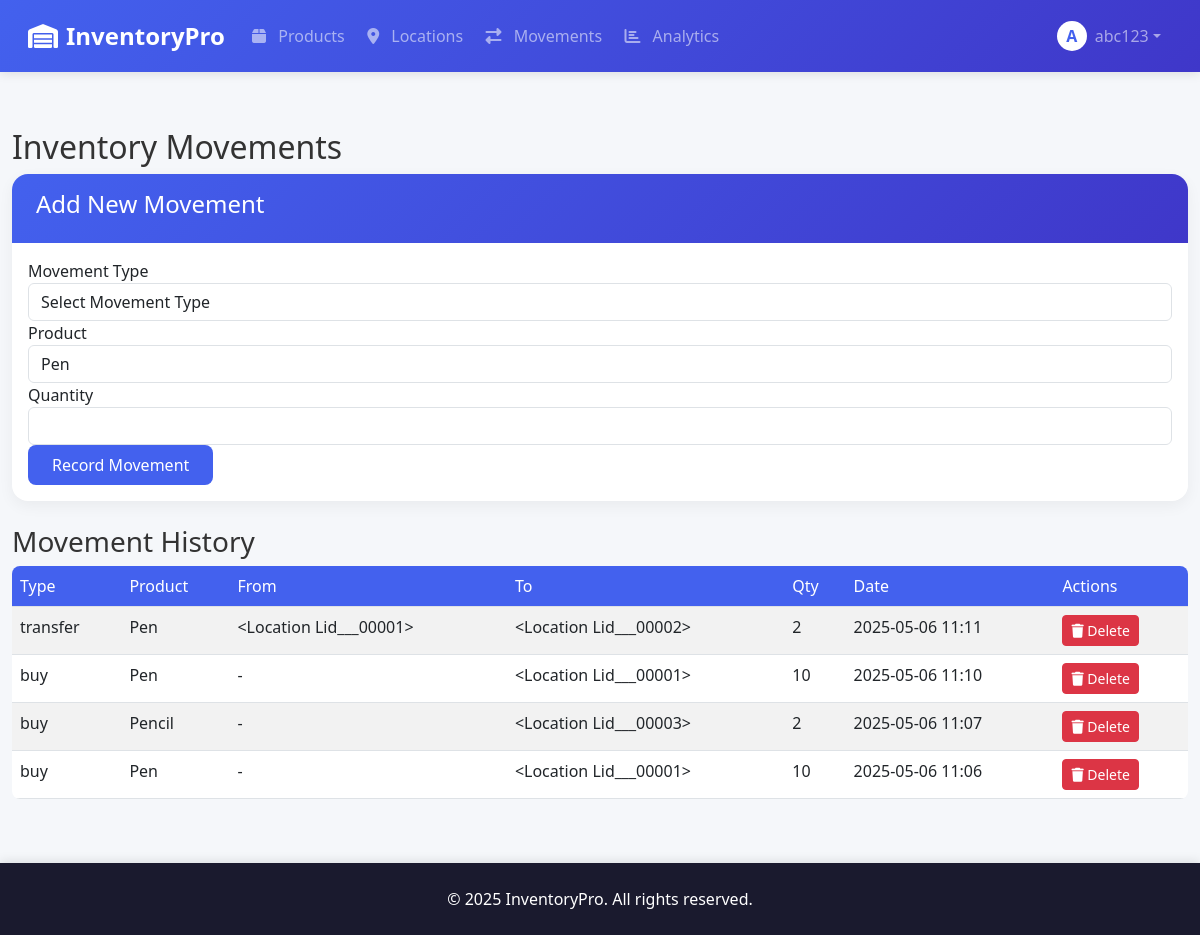
The page /movements (signed in) on the database its author committed.
### app.py (models this page shows, shortened)
class User(UserMixin, db.Model):
    id = db.Column(db.Integer, primary_key=True)
    username = db.Column(db.String(50), unique=True, nullable=False)
    password_hash = db.Column(db.String(128))
    is_admin = db.Column(db.Boolean, default=False)
    created_at = db.Column(db.DateTime, default=datetime.utcnow)

class ProductMovement(db.Model):
    movement_id = db.Column(db.String(50), primary_key=True)
    product_id = db.Column(db.String(50), db.ForeignKey('product.product_id'))
    from_location_id = db.Column(db.String(50), db.ForeignKey('location.location_id'))
    to_location_id = db.Column(db.String(50), db.ForeignKey('location.location_id'))
    qty = db.Column(db.Integer, nullable=False)
    date = db.Column(db.DateTime, default=datetime.utcnow)
    product = db.relationship('Product', backref=db.backref('product_movements', lazy=True))
    from_location = db.relationship('Location', foreign_keys=[from_location_id], backref=db.backref('from_movements', lazy=True))
    to_location = db.relationship('Location', foreign_keys=[to_location_id], backref=db.backref('to_movements', lazy=True))

class Product(db.Model):
    product_id = db.Column(db.String(50), primary_key=True)
    name = db.Column(db.String(100), nullable=False)
    quantity = db.Column(db.Integer, default=0)
    price = db.Column(db.Float, default=0.0)

class BuyMovement(db.Model):
    movement_id = db.Column(db.String(50), primary_key=True)
    product_id = db.Column(db.String(50), db.ForeignKey('product.product_id'))
    to_location_id = db.Column(db.String(50), db.ForeignKey('location.location_id'))
    movement_qty = db.Column(db.Integer, nullable=False)
    price = db.Column(db.Float, nullable=False)
    date = db.Column(db.DateTime, default=datetime.utcnow)
    product = db.relationship('Product', backref=db.backref('buy_movements', lazy=True))
    to_location = db.relationship('Location', backref=db.backref('buy_movements', lazy=True))

### app.py (the view, shortened to what this page needs)
@app.route('/movements', methods=['GET', 'POST'])
@login_required
def movements():
    transfers = ProductMovement.query.all()
    buys = BuyMovement.query.all()
    sales = SaleMovement.query.all()
    all_movements = []
    all_movements.extend([('transfer', m) for m in transfers])
    all_movements.extend([('buy', m) for m in buys])
    all_movements.extend([('sale', m) for m in sales])
    all_movements.sort(key=lambda x: x[1].date, reverse=True)
    return render_template('movements.html',
                           movements=all_movements,
                           products=Product.query.all(),
                           locations=Location.query.all())

### app.py (called while the page is built)
@login_manager.user_loader
def load_user(user_id):
    return User.query.get(int(user_id))

### templates/movements.html (shortened to what this page needs)
{% extends "base.html" %}
{% block content %}
<div class="container mt-4">
    <h2>Inventory Movements</h2>
    <div class="card mb-4">
        <div class="card-header">
            <h4>Add New Movement</h4>
        </div>
        <div class="card-body">
            <form method="POST" action="{{ url_for('movements') }}">
                <div class="form-group">
                    <label for="movement_type">Movement Type</label>
                    <select name="movement_type" id="movement_type" class="form-control" required
                            onchange="updateFormFields()">
                        <option value="">Select Movement Type</option>
                    </select>
                </div>
                <div class="form-group">
                    <label for="product_id">Product</label>
                    <select name="product_id" id="product_id" class="form-control" required>
                        {% for product in products %}
                            <option value="{{ product.product_id }}">{{ product.name }}</option>
                        {% endfor %}
                    </select>
                </div>
                <div class="form-group">
                    <label for="qty">Quantity</label>
                    <input type="number" name="qty" id="qty" class="form-control" required min="1">
                </div>
                <button type="submit" class="btn btn-primary">Record Movement</button>
            </form>
        </div>
    </div>
    <h3 class="mt-4">Movement History</h3>
    <table class="table table-striped">
        <thead>
            <tr>
                <th>Type</th>
                <th>Product</th>
                <th>From</th>
                <th>To</th>
                <th>Qty</th>
                <th>Date</th>
                <th>Actions</th>
            </tr>
        </thead>
        <tbody>
            {% for movement_type, movement in movements %}
            <tr>
                <td>{{ movement_type }}</td>
                <td>{{ movement.product.name }}</td>
                <td>
                    {% if movement_type == 'transfer' or movement_type == 'sale' %}
                        {{ movement.from_loc.name if movement.from_loc else movement.from_location }}
                    {% else %}
                        -
                    {% endif %}
                </td>
                <td>
                    {% if movement_type == 'transfer' or movement_type == 'buy' %}
                        {{ movement.to_loc.name if movement.to_loc else movement.to_location }}
                    {% else %}
                        -
                    {% endif %}
                </td>
                <td>
                    {% if movement_type == 'transfer' %}
                        {{ movement.qty }}
                    {% else %}
                        {{ movement.movement_qty }}
                    {% endif %}
                </td>
                <td>{{ movement.date.strftime('%Y-%m-%d %H:%M') }}</td>
                <td>
                    {% if movement_type == 'transfer' %}
                    <form method="POST" action="{{ url_for('delete_transfer', movement_id=movement.movement_id) }}" style="display: inline;">
                        <button type="submit" class="btn btn-danger btn-sm" onclick="return confirm('Are you sure you want to delete this transfer?')">
                            <i class="fas fa-trash"></i> Delete
                        </button>
                    </form>
                    {% elif movement_type == 'buy' %}
                    <form method="POST" action="{{ url_for('delete_buy', movement_id=movement.movement_id) }}" style="display: inline;">
                        <button type="submit" class="btn btn-danger btn-sm" onclick="return confirm('Are you sure you want to delete this purchase?')">
                            <i class="fas fa-trash"></i> Delete
                        </button>
                    </form>
                    {% elif movement_type == 'sale' %}
                    <form method="POST" action="{{ url_for('delete_sale', movement_id=movement.movement_id) }}" style="display: inline;">
                        <button type="submit" class="btn btn-danger btn-sm" onclick="return confirm('Are you sure you want to delete this sale?')">
                            <i class="fas fa-trash"></i> Delete
                        </button>
                    </form>
                    {% endif %}
                </td>
            </tr>
            {% endfor %}
        </tbody>
    </table>
</div>
{% endblock %}

### templates/base.html (shortened to what this page needs)
<!DOCTYPE html>
<html lang="en">
<head>
    <link href="https://cdn.jsdelivr.net/npm/bootstrap@5.3.0/dist/css/bootstrap.min.css" rel="stylesheet">
    <link rel="stylesheet" href="https://cdnjs.cloudflare.com/ajax/libs/font-awesome/6.4.0/css/all.min.css">
    <link rel="stylesheet" href="https://cdnjs.cloudflare.com/ajax/libs/animate.css/4.1.1/animate.min.css">
    <link rel="stylesheet" href="{{ url_for('static', filename='css/style.css') }}">
</head>
<body>
    <nav class="navbar navbar-expand-lg navbar-dark sticky-top">
        <div class="container">
            <a class="navbar-brand" href="{{ url_for('home') }}">
                <i class="fa fa-warehouse me-2"></i> InventoryPro
            </a>
            <div class="collapse navbar-collapse" id="navbarNav">
                <ul class="navbar-nav me-auto">
                    <li class="nav-item"><a class="nav-link" href="{{ url_for('products') }}"><i class="fa fa-box me-2"></i> Products</a></li>
                    <li class="nav-item"><a class="nav-link" href="{{ url_for('locations') }}"><i class="fa fa-map-marker-alt me-2"></i> Locations</a></li>
                    <li class="nav-item"><a class="nav-link" href="{{ url_for('movements') }}"><i class="fa fa-exchange-alt me-2"></i> Movements</a></li>
                    <li class="nav-item"><a class="nav-link" href="{{ url_for('report') }}"><i class="fa fa-chart-bar me-2"></i> Analytics</a></li>
                </ul>
                <ul class="navbar-nav">
                    {% if current_user.is_authenticated %}
                    <li class="nav-item dropdown">
                        <a class="nav-link dropdown-toggle d-flex align-items-center" href="#" id="userDropdown" role="button" data-bs-toggle="dropdown">
                            <div class="avatar me-2">{{ current_user.username[0]|upper }}</div>{{ current_user.username }}
                        </a>
                    </li>
                    {% else %}
                    <li class="nav-item"><a class="nav-link" href="{{ url_for('login') }}"><i class="fa fa-sign-in-alt me-2"></i> Login</a></li>
                    <li class="nav-item"><a class="nav-link btn btn-outline-light ms-2" href="{{ url_for('register') }}"><i class="fa fa-user-plus me-2"></i> Register</a></li>
                    {% endif %}
                </ul>
            </div>
        </div>
    </nav>
    <main class="container-fluid px-0">
        {% block content %}{% endblock %}
    </main>
    <footer class="text-center">
        <div class="container">
            <p class="mb-0">© {{ current_year if current_year else '2025' }} InventoryPro. All rights reserved.</p>
        </div>
    </footer>
</body>
</html>

### static/style.css (style rules this page uses)
:root { --primary-color: #4361ee; --secondary-color: #3f37c9; --accent-color:rgb(185, 240, 76); --dark-color: #1a1a2e; --light-color: #f8f9fa; --success-color: #4bb543; --warning-color: #ffcc00; --danger-color: #f44336; }
body { font-family: 'Segoe UI', Tahoma, Geneva, Verdana, sans-serif; background-color: #f5f7fa; color: #333; min-height: 100vh; display: flex; flex-direction: column; }
.navbar { box-shadow: 0 2px 10px rgba(0, 0, 0, 0.1); background: linear-gradient(135deg, var(--primary-color), var(--secondary-color)); padding: 0.8rem 1rem; }
.navbar-brand { font-weight: 700; font-size: 1.5rem; display: flex; align-items: center; }
.nav-link { font-weight: 500; padding: 0.5rem 1rem; margin: 0 0.2rem; border-radius: 0.5rem; transition: all 0.3s ease; }
main { flex: 1; padding-top: 2rem; padding-bottom: 3rem; }
.container { max-width: 1400px; }
.card { border: none; border-radius: 1rem; box-shadow: 0 5px 15px rgba(0, 0, 0, 0.05); transition: transform 0.3s ease, box-shadow 0.3s ease; margin-bottom: 1.5rem; overflow: hidden; }
.card-header { background: linear-gradient(135deg, var(--primary-color), var(--secondary-color)); color: white; font-weight: 600; padding: 1rem 1.5rem; border-bottom: none; }
.btn-primary { background-color: var(--primary-color); border: none; padding: 0.5rem 1.5rem; border-radius: 0.5rem; font-weight: 500; transition: all 0.3s; }
.table { border-radius: 0.5rem; overflow: hidden; }
.table th { background-color: var(--primary-color); color: white; font-weight: 500; }
footer { background-color: var(--dark-color); color: white; padding: 1.5rem 0; margin-top: auto; box-shadow: 0 -2px 10px rgba(0, 0, 0, 0.1); }
.avatar { width: 30px; height: 30px; background-color: #fff; color: var(--primary-color); border-radius: 50%; display: flex; align-items: center; justify-content: center; font-weight: bold; }

### templates/base.html (style rules this page uses)
:root { --primary-color: #4361ee; --secondary-color: #3f37c9; --accent-color: #4cc9f0; --dark-color: #1a1a2e; --light-color: #f8f9fa; --success-color: #4bb543; --warning-color: #ffcc00; --danger-color: #f44336; }
body { font-family: 'Segoe UI', Tahoma, Geneva, Verdana, sans-serif; background-color: #f5f7fa; color: #333; min-height: 100vh; display: flex; flex-direction: column; background-image: url('https://images.unsplash.com/photo-1616485939385-496653f78a95?auto=format&fit=crop&w=2070&q=80'); background-size: cover; background-position: center; background-attachment: fixed; }
.navbar { box-shadow: 0 2px 10px rgba(0, 0, 0, 0.1); background: linear-gradient(135deg, var(--primary-color), var(--secondary-color)); padding: 0.8rem 1rem; }
.navbar-brand { font-weight: 700; font-size: 1.5rem; display: flex; align-items: center; }
.nav-link { font-weight: 500; padding: 0.5rem 1rem; margin: 0 0.2rem; border-radius: 0.5rem; transition: all 0.3s ease; }
.avatar { width: 30px; height: 30px; background-color: #fff; color: var(--primary-color); border-radius: 50%; display: flex; align-items: center; justify-content: center; font-weight: bold; }
main { flex: 1; }
.card { border: none; border-radius: 1rem; box-shadow: 0 5px 15px rgba(0, 0, 0, 0.05); transition: transform 0.3s ease, box-shadow 0.3s ease; }
.btn-primary { background-color: var(--primary-color); border: none; border-radius: 0.5rem; }
footer { background-color: var(--dark-color); color: white; padding: 1.5rem 0; margin-top: auto; box-shadow: 0 -2px 10px rgba(0, 0, 0, 0.1); }

### rows shown on the page
User: username "A", username "abc123"
ProductMovement: movement_type "transfer", product.name "Pen", from_loc "<Location Lid___00001>", to_loc "<Location Lid___00002>", qty "2", date "2025-05-06 11:11"
BuyMovement: movement_type "buy", product.name "Pen", to_loc "<Location Lid___00001>", movement_qty "10", date "2025-05-06 11:10"
BuyMovement: movement_type "buy", product.name "Pencil", to_loc "<Location Lid___00003>", movement_qty "2", date "2025-05-06 11:07"
BuyMovement: movement_type "buy", product.name "Pen", to_loc "<Location Lid___00001>", movement_qty "10", date "2025-05-06 11:06"

### other values the page prints
{{ current_year if current_year else '2025' }} "2025"
form field product_id "Pen"
